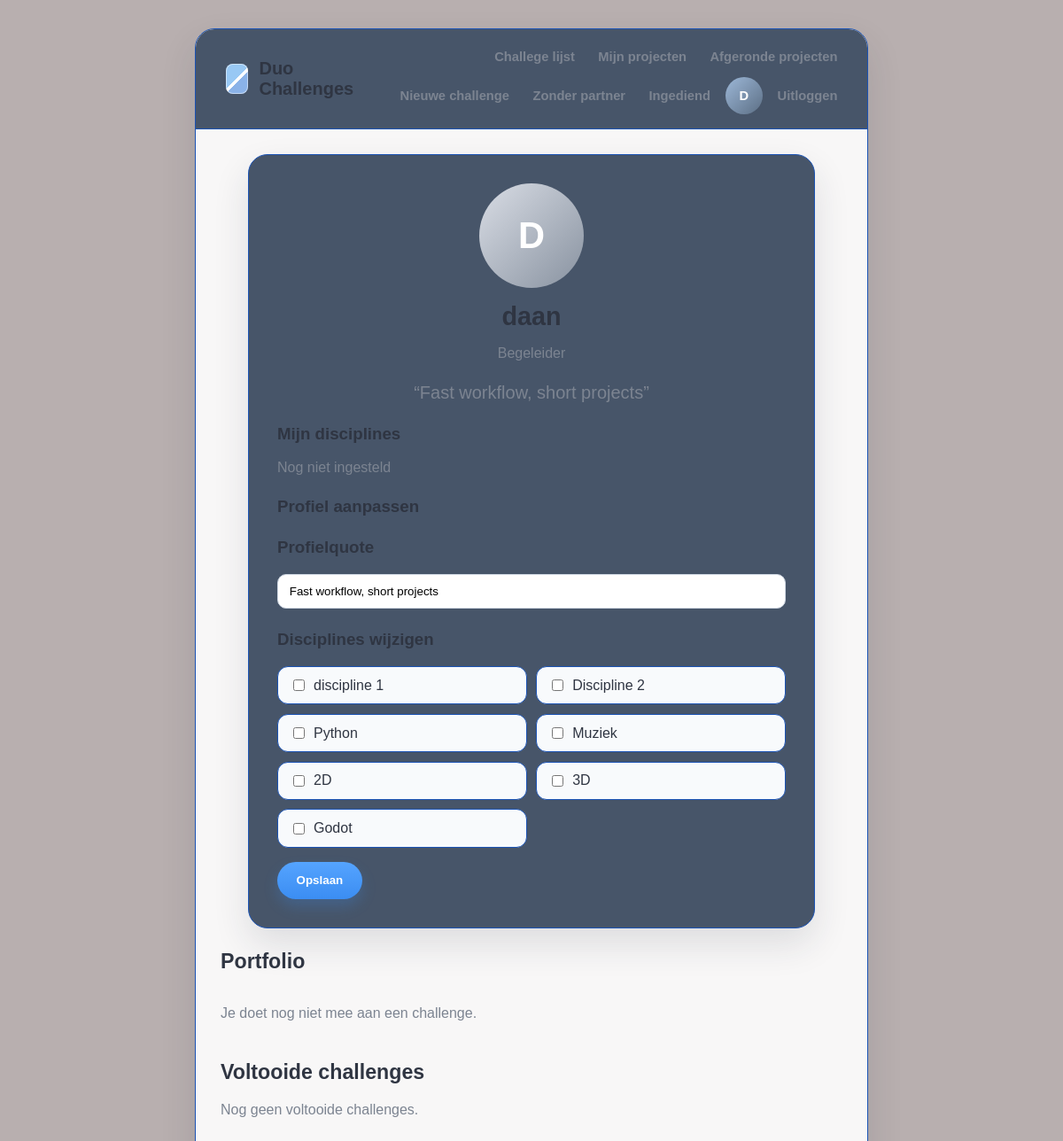
The page /profiel/ (signed in) on the database its author committed.
### challenges/models.py (models this page shows, shortened)
class Profiel(models.Model):
    ROL_KEUZES = [
        ('deelnemer', 'Deelnemer'),
        ('begeleider', 'Begeleider'),
    ]
    user = models.OneToOneField(User, on_delete=models.CASCADE)
    rol = models.CharField(max_length=20, choices=ROL_KEUZES, default='deelnemer')
    disciplines = models.ManyToManyField(
        Discipline,
        blank=True
    )
    quote = models.CharField(
        max_length=150,
        blank=True,
        default="Fast workflow, short projects"
    )

class Discipline(models.Model):
    naam = models.CharField(max_length=100)

### challenges/views.py (the view)
# urls.py: path('profiel/', views.profiel, name='profiel'),
@login_required(login_url='login')
def profiel(request):
    profiel, aangemaakt = Profiel.objects.get_or_create(user=request.user)
    disciplines = Discipline.objects.all()
    projecten = Project.objects.filter(deelnemer=request.user)
    if request.method == 'POST':
        gekozen_ids = request.POST.getlist('disciplines')
        profiel.disciplines.set(gekozen_ids)
        profiel.quote = request.POST.get('quote', '').strip()
        profiel.save()
        return redirect('profiel')
    return render(request, 'profiel.html', {
        'profiel': profiel,
        'disciplines': disciplines,
        'projecten': projecten,
    })

### challenges/templates/profiel.html (shortened to what this page needs)
{% extends 'base.html' %}
{% block content %}
<section class="profile-card">
    <div class="profile-avatar">{{ user.username|first|upper }}</div>
    <h2 class="profile-name">{{ user.username }}</h2>
    <p class="text-muted">{{ profiel.get_rol_display }}</p>
    <p class="profile-quote">
        “{{ profiel.quote|default:'Fast workflow, short projects' }}”
    </p>
    <div class="profile-section">
        <h3>Mijn disciplines</h3>
        <p>
            {% for d in profiel.disciplines.all %}
                <span class="discipline-badge">{{ d.naam }}</span>
            {% empty %}
                <span class="text-muted">Nog niet ingesteld</span>
            {% endfor %}
        </p>
    </div>
    <div class="profile-section">
        <h3>Profiel aanpassen</h3>
        <form method="post">
            <div class="profile-section">
                <h3>Profielquote</h3>
                <input
                    type="text"
                    name="quote"
                    value="{{ profiel.quote }}"
                    maxlength="150"
                    class="form-control"
                    placeholder="Jouw persoonlijke quote"
                >
            </div>
            <div class="profile-section">
                <h3>Disciplines wijzigen</h3>
                <div class="discipline-options">
                    {% for discipline in disciplines %}
                        <label class="discipline-option">
                            <input
                                type="checkbox"
                                name="disciplines"
                                value="{{ discipline.id }}"
                            >
                            {{ discipline.naam }}
                        </label>
                    {% endfor %}
                </div>
            </div>
            <button type="submit" class="button">Opslaan</button>
        </form>
    </div>
</section>
<section class="dashboard-section">
    <h2>Portfolio</h2>
    <div class="portfolio-grid">
        {% for project in projecten %}
            <div class="challenge-card">
                <div class="portfolio-thumb" aria-hidden="true"></div>
                <div class="challenge-card-body">
                    <h3 class="section-title">{{ project.challenge.titel }}</h3>
                    <p class="line text-muted">{{ project.status }}</p>
                    {% if project.github_link %}
                        <a href="{{ project.github_link }}" target="_blank">
                            GitHub bekijken
                        </a>
                    {% endif %}
                </div>
            </div>
        {% empty %}
            <p class="text-muted">Je doet nog niet mee aan een challenge.</p>
        {% endfor %}
    </div>
</section>
<section class="dashboard-section">
    <h2>Voltooide challenges</h2>
    <div class="project-list">
        {% for project in projecten %}
            {% if project.status == 'goedgekeurd' %}
                <div class="compact-card">
                    <strong>{{ project.challenge.titel }}</strong>
                    {% if project.feedback %}
                        <p>{{ project.feedback }}</p>
                    {% endif %}
                </div>
            {% endif %}
        {% empty %}
            <p class="text-muted">Nog geen voltooide challenges.</p>
        {% endfor %}
    </div>
</section>
{% endblock %}

### challenges/templates/base.html (shortened to what this page needs)
<!DOCTYPE html>
<html lang="nl">
<head>
    {% load static %}
    <link rel="stylesheet" href="{% static 'challenges/css/style.css' %}">
</head>
<body>
    <div class="app-shell">
        <nav>
            <a class="brand" href="{% url 'afgeronde_projecten' %}">
                <span class="logo-mark"></span>
                <span>Duo Challenges</span>
            </a>
            {% if user.is_authenticated %}
                <div class="nav-links">
                    <a href="{% url 'challenges_lijst' %}">Challege lijst</a>
                    <a href="{% url 'mijn_projecten' %}">Mijn projecten</a>
                    <a href="{% url 'afgeronde_projecten' %}">Afgeronde projecten</a>
                    {% if request.user.profiel.rol == 'begeleider' %}
                        <a href="{% url 'challenge_aanmaken' %}">Nieuwe challenge</a>
                        <a href="{% url 'projecten_zonder_partner' %}">Zonder partner</a>
                        <a href="{% url 'overzicht_ingediend' %}">Ingediend</a>
                    {% endif %}
                    <a class="user-avatar" href="{% url 'profiel' %}">{{ user.username|first|upper }}</a>
                    <a href="{% url 'logout' %}">Uitloggen</a>
                </div>
            {% endif %}
        </nav>
        <div class="container">
            {% block content %}{% endblock %}
        </div>
    </div>
</body>
</html>

### challenges/static/challenges/css/style.css (style rules this page uses)
:root { --bg: #f4f6fb; --panel: #475569; --text: #2f3542; --muted: #7c8491; --line: #1b53b4; --blue: #3b8df2; --blue-dark: #2872d5; --aqua: #62cbd6; --green: #5a9e5a; --red: #d9534f; --orange: #f1a33c; --soft-blue: #edf6ff; --soft-yellow: #fff7dc; --shadow: 0 18px 40px rgba(31, 45, 61, 0.12); --small-shadow: 0 8px 20px rgba(31, 45, 61, 0.09); }
* { box-sizing: border-box; }
body { font-family: Arial, sans-serif; margin: 0; color: var(--text); background: rgb(184, 175, 175); }
a { color: var(--blue-dark); text-decoration: none; }
.app-shell { width: min(760px, calc(100% - 2rem)); margin: 2rem auto; background: rgba(255, 255, 255, 0.9); border: 1px solid var(--line); border-radius: 22px; box-shadow: var(--shadow); overflow: hidden; }
nav { min-height: 76px; padding: 1rem 1.5rem; background: var(--panel); border-bottom: 1px solid var(--line); display: flex; align-items: center; justify-content: space-between; gap: 1rem; }
.brand { display: flex; align-items: center; gap: 0.75rem; color: var(--text); font-size: 1.25rem; font-weight: 700; }
.logo-mark { width: 34px; height: 34px; border-radius: 8px; background: linear-gradient(135deg, #98c8f4 0 48%, #ffffff 49% 56%, #8ab2e8 57%); box-shadow: inset 0 0 0 1px rgba(255, 255, 255, 0.5); }
.nav-links { display: flex; align-items: center; justify-content: flex-end; gap: 0.45rem; flex-wrap: wrap; }
nav a { color: var(--muted); padding: 0.45rem 0.6rem; border-radius: 999px; font-size: 0.92rem; font-weight: 600; }
.user-avatar { width: 42px; height: 42px; display: inline-flex; align-items: center; justify-content: center; padding: 0; color: white; background: linear-gradient(135deg, #9db8d8, #5c6f85); border-radius: 50%; font-weight: 700; }
.container { padding: 1.75rem; }
h2 { margin: 0 0 1.25rem 0; font-size: 1.45rem; }
h3 { margin-top: 0; }
.dashboard-section { margin-bottom: 1.75rem; }
.challenge-grid, .portfolio-grid { display: grid; grid-template-columns: repeat(2, minmax(0, 1fr)); gap: 1rem; }
.form-control, .form-control-spaced { width: 100%; padding: 0.7rem 0.8rem; border: 1px solid #cfd7e3; border-radius: 10px; background: white; }
.button { display: inline-flex; align-items: center; justify-content: center; min-height: 42px; background: linear-gradient(180deg, #55a4ff, var(--blue)); color: white; border: none; padding: 0.55rem 1.35rem; border-radius: 999px; cursor: pointer; font-weight: 700; box-shadow: 0 8px 16px rgba(59, 141, 242, 0.24); }
.text-muted, .muted { color: var(--muted); }
.profile-card { max-width: 640px; margin: 0 auto 1.5rem; padding: 2rem; text-align: center; background: var(--panel); border: 1px solid var(--line); border-radius: 22px; box-shadow: var(--shadow); }
.profile-avatar { width: 118px; height: 118px; margin: 0 auto 1rem; display: flex; align-items: center; justify-content: center; color: white; background: linear-gradient(135deg, #d9dde5, #8892a0); border-radius: 50%; font-size: 2.6rem; font-weight: 700; }
.profile-name { margin-bottom: 0.25rem; font-size: 1.8rem; }
.profile-quote { margin: 1.5rem 0; color: var(--muted); font-size: 1.25rem; }
.profile-section { text-align: left; margin-top: 1.5rem; }
.discipline-options { display: grid; grid-template-columns: repeat(2, minmax(0, 1fr)); gap: 0.65rem; margin: 1rem 0; }
.discipline-option { display: flex; align-items: center; gap: 0.45rem; padding: 0.7rem 0.8rem; background: #f8fafc; border: 1px solid var(--line); border-radius: 12px; }
.project-list { margin-top: 1rem; }

### rows shown on the page
Profiel: rol "Begeleider", quote "Fast workflow, short projects"
Discipline: naam "discipline 1"
Discipline: naam "Discipline 2"
Discipline: naam "Python"
Discipline: naam "Muziek"
Discipline: naam "2D"
Discipline: naam "3D"
Discipline: naam "Godot"

### other values the page prints
{{ user.username|first|upper }} "D"
{{ user.username }} "daan"
